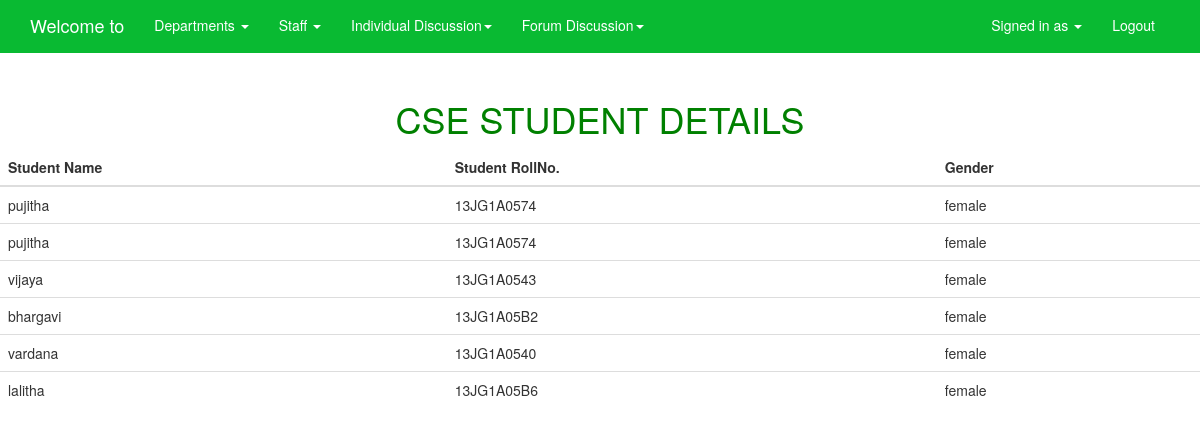
Page /stinteraction/csestudent.php on the committed database.
### tables this page shows
CREATE TABLE `register_table` (
  `name` varchar(50) NOT NULL,
  `nameid` varchar(50) NOT NULL,
  `password` varchar(50) NOT NULL,
  `deptname` varchar(50) NOT NULL,
  `gender` varchar(50) NOT NULL,
  `regmember` varchar(50) NOT NULL
);

### stinteraction/csestudent.php (the view, shortened to what this page needs)
<!DOCTYPE html>
<html lang="en">
<head>
   <link rel="stylesheet" href="boostrapcss/bootstrap.min.css">
  <link rel="stylesheet" href="boostrapcss/main.css" >
</head>
<body>
<?php
$name = $_SESSION['session_student_name'];
?>
<div class="navbar-wrapper">
    <div class="container-fluid">
        <nav class="navbar navbar-fixed-top">
            <div class="container">
                <div class="navbar-header">
                    <a class="navbar-brand" href="#">Welcome to <?php echo $name ?> </a>
                </div>
                <div id="navbar" class="navbar-collapse collapse">
                    <ul class="nav navbar-nav">
                        <li class=" dropdown">
                            <a href="#" class="dropdown-toggle " data-toggle="dropdown" role="button" aria-haspopup="true" aria-expanded="false">Departments <span class="caret"></span></a>
                        </li>
                        <li class=" dropdown"><a href="#" class="dropdown-toggle active" data-toggle="dropdown" role="button" aria-haspopup="true" aria-expanded="false">Staff <span class="caret"></span></a>
                        </li>
                        <li class=" dropdown"><a href="forum.php" class="dropdown-toggle active" data-toggle="dropdown" role="button" aria-haspopup="true" aria-expanded="false">Individual Discussion<span class="caret"></span></a>
                        <li class=" dropdown"><a href="forum.php" class="dropdown-toggle active" data-toggle="dropdown" role="button" aria-haspopup="true" aria-expanded="false">Forum Discussion<span class="caret"></span></a>
                    </ul>
                    <ul class="nav navbar-nav pull-right">
                        <li class=" dropdown"><a href="#" class="dropdown-toggle active" data-toggle="dropdown" role="button" aria-haspopup="true" aria-expanded="false">Signed in as  <span class="caret"></span></a>
                        </li>
                        <li class=""><a href="logout.php">Logout</a></li>
                    </ul>
                </div>
            </div>
        </nav>
    </div>
</div>
<h1 style="color:green;"> <center> <br><br>CSE STUDENT DETAILS </center> </h1>
<?php
$con = mysqli_connect("localhost:3306", "root", "");
$result =mysqli_query($con,"select * from register_table where deptname='CSE' and regmember='student'");
?>
<table class="table table-hover">
<thead>
    <tr>
        <th> Student Name </th>
        <th> Student RollNo. </th>
        <th> Gender </th>
    </tr>
</thead>
<tbody>
  <?php
while($rows = mysqli_fetch_array($result,MYSQLI_NUM)){
?>
<tr>
<td><?php echo $rows[0]; ?></td>
<td><?php echo $rows[1]; ?></td>
<td><?php echo $rows[4]; ?></td>
</tr>
<?php
}
?>
</tbody>
</table>
</body>
</html>

### stinteraction/boostrapcss/main.css (style rules this page uses)
.navbar, .dropdown-menu { background:#09ba32; border: none; }
.nav>li>a, .dropdown-menu>li>a:focus, .dropdown-menu>li>a:hover, .dropdown-menu>li>a, .dropdown-menu>li { border-bottom: 3px solid transparent; }
.navbar a, .dropdown-menu>li>a, .dropdown-menu>li>a:focus, .dropdown-menu>li>a:hover, .navbar-toggle { color: #fff; }

### rows in the picture
register_table: name "pujitha", nameid "13JG1A0574", gender "female"
register_table: name "pujitha", nameid "13JG1A0574", gender "female"
register_table: name "vijaya", nameid "13JG1A0543", gender "female"
register_table: name "bhargavi", nameid "13JG1A05B2", gender "female"
register_table: name "vardana", nameid "13JG1A0540", gender "female"
register_table: name "lalitha", nameid "13JG1A05B6", gender "female"
